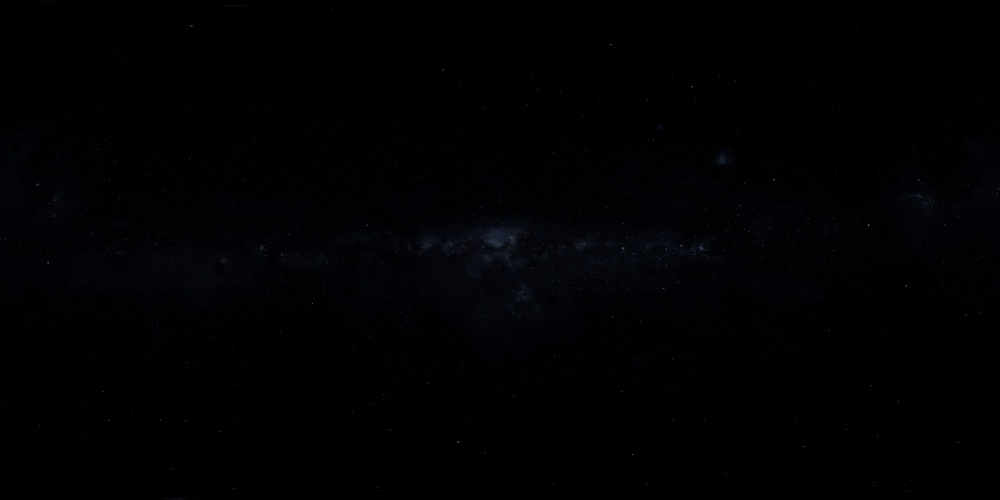
#> input picture schwarzschild_black_hole/data/sky_bg.jpg, 1000 x 500 px, shrunk from 8192 x 4096 before the run, found by its file name
$ python blackhole.py
#> lines starting #> are read from the running program, lines starting #| are printed output that depends on the picture
from scipy.linalg import norm
from scipy.interpolate import interp2d
from scipy.integrate import ode
import numpy, time
from PIL import Image

def black_hole_equation(phi, u):
    u1, u2 = u
    return [u2, -u1 * (1 - (1.5 * u1 * u1))]


# default black hole parameters
RESOLUTION = [200, 200]
BLACK_HOLE_POSITION = [0, 0, -30]

FOV = numpy.radians(60)

dphi = 0.01

pp_distance = RESOLUTION[0] / (2 * numpy.tan(FOV / 2))
camera_pos = -1 * numpy.array(BLACK_HOLE_POSITION)
n = camera_pos / norm(camera_pos)

total_rays = RESOLUTION[0] * RESOLUTION[1]

u_0 = [1 / norm(camera_pos), 0]

out_image = Image.new("RGB", tuple(RESOLUTION), (100, 0, 0))
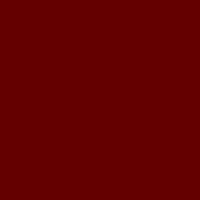
#> out_image: PIL image 200x200 RGB; mean R, G, B 100, 0, 0

out_image_data = numpy.asarray(out_image)

with Image.open("textures/sky_bg.jpg") as sky_bg:
#> sky_bg is the input picture: PIL image 1000x500 RGB; mean R, G, B 1, 1.1, 2
#> (the run stopped early here; a loop or call above may not have finished)
